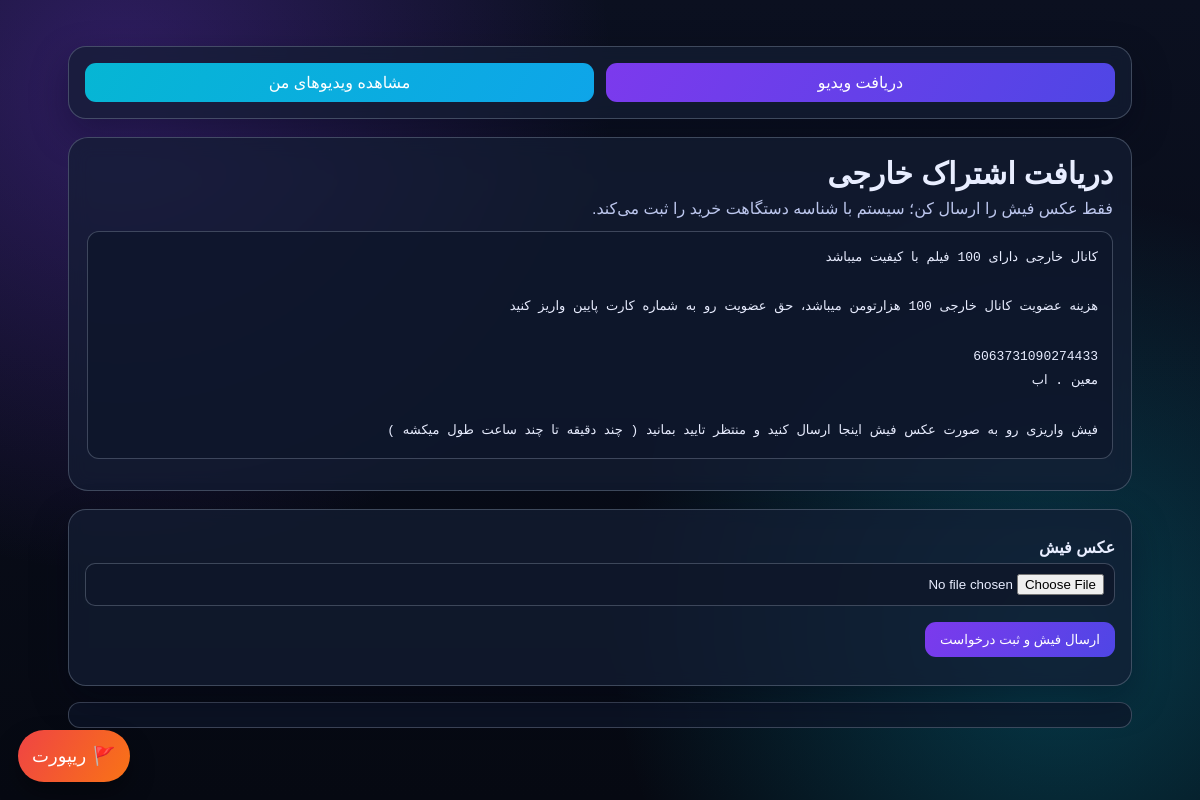
Screenshot of /buy/khareji with the database file from the repository.
### tables this page shows
CREATE TABLE categories (
            id INTEGER PRIMARY KEY AUTOINCREMENT,
            slug TEXT NOT NULL UNIQUE,
            title TEXT NOT NULL,
            payment_text TEXT NOT NULL,
            created_at TEXT NOT NULL
        );

### app.py (the view)
@app.route("/buy/<slug>")
def buy_page(slug):
    db = get_db()
    category = db.execute("SELECT * FROM categories WHERE slug=?", (slug,)).fetchone()
    if not category:
        abort(404)
    return render_template("buy.html", category=category)

### app.py (called while the page is built)
def get_db():
    if "db" not in g:
        g.db = sqlite3.connect(DB_PATH)
        g.db.row_factory = sqlite3.Row
        g.db.execute("PRAGMA journal_mode=WAL")
        g.db.execute("PRAGMA synchronous=NORMAL")
        g.db.execute("PRAGMA temp_store=MEMORY")
    return g.db

### templates/buy.html (shortened to what this page needs)
﻿{% extends "base.html" %}
{% block content %}
<section class="hero hero-glass">
  <h1>دریافت اشتراک {{ category.title }}</h1>
  <p>فقط عکس فیش را ارسال کن؛ سیستم با شناسه دستگاهت خرید را ثبت می‌کند.</p>
  <pre class="payment-text">{{ category.payment_text }}</pre>
</section>
<form id="buy-form" class="form-card" enctype="multipart/form-data">
  <label>عکس فیش</label>
  <input type="file" name="receipt" accept="image/*" required />
  <button class="btn form-submit-btn" type="submit">ارسال فیش و ثبت درخواست</button>
</form>
<div id="form-result" class="result-box"></div>
{% endblock %}

### static/css/style.css (style rules this page uses)
* { box-sizing: border-box; }
body { margin: 0; font-family: Tahoma, Arial, sans-serif; background: radial-gradient(circle at 10% 10%, rgba(124, 58, 237, 0.32) 0, transparent 38%), radial-gradient(circle at 88% 80%, rgba(6, 182, 212, 0.28) 0, transparent 36%), linear-gradient(180deg, var(--bg), #060912); color: var(--ink); min-height: 100vh; }
.hero { margin-bottom: 18px; }
.hero-glass { background: var(--panel); border: 1px solid var(--line); border-radius: 20px; padding: 18px; backdrop-filter: blur(10px); }
.hero h1 { margin: 0 0 8px; font-size: 30px; }
.hero p { margin: 0; color: var(--muted); }
.card, .form-card, .table-wrap { background: var(--panel); border: 1px solid var(--line); border-radius: 18px; padding: 16px; backdrop-filter: blur(8px); box-shadow: 0 14px 36px rgba(2, 6, 23, 0.35); }
.btn { display: inline-block; border: none; background: linear-gradient(120deg, var(--accent), #4f46e5); color: #fff; text-decoration: none; padding: 10px 15px; border-radius: 11px; cursor: pointer; transition: transform .2s ease, filter .2s ease; }
label { display: block; margin: 12px 0 6px; font-weight: 700; }
input, textarea, select { width: 100%; padding: 10px; border: 1px solid var(--line); border-radius: 10px; background: rgba(15, 23, 42, 0.8); color: var(--ink); }
.form-card input, .form-card textarea, .form-card select, .form-card button { margin-bottom: 12px; }
.form-submit-btn { margin-top: 4px; }
.payment-text { background: rgba(15, 23, 42, 0.72); border: 1px solid var(--line); border-radius: 12px; white-space: pre-wrap; padding: 14px; line-height: 1.9; }
.result-box { margin-top: 14px; white-space: pre-wrap; background: rgba(15, 23, 42, 0.72); border: 1px solid var(--line); border-radius: 12px; padding: 12px; }

### rows the page displays
categories: title "خارجی", payment_text "کانال خارجی دارای 100 فیلم با کیفیت میباشد هزینه عضویت کانال خارجی 100 هزارتومن میباشد، حق عضویت رو به شماره کارت پایین واریز کنید 6063731090274433 معین . اب فیش واریزی رو به صورت عکس فیش اینجا ارسال کنید و منتظر تایید بمانید ( چند دقیقه تا چند ساعت طول میکشه )"
